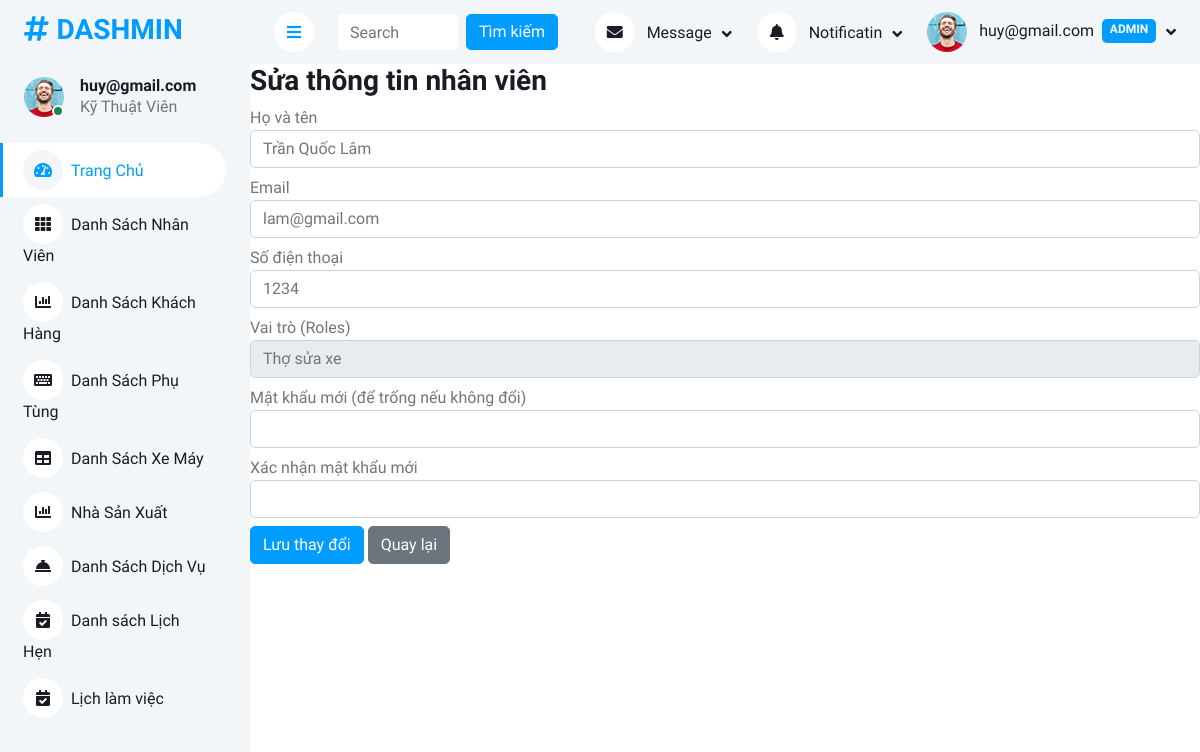
Screenshot of /Admin/NVmanagement.php?action=edit&id=16 (signed in) with the database file from the repository.
### tables this page shows
CREATE TABLE `nhanvien` (
  `MaNV` int(11) NOT NULL,
  `TenNV` varchar(100) DEFAULT NULL,
  `MatKhau` varchar(100) DEFAULT NULL,
  `Email` varchar(45) DEFAULT NULL,
  `SDT` varchar(20) DEFAULT NULL,
  `Roles` varchar(25) NOT NULL
);

### Admin/controllers/StaffController.php (called while the page is built, shortened)
<?php
require_once __DIR__ . '/../models/StaffModel.php';
class StaffController {
    private $model;
    public function __construct() {
        $db = connectDB();
        $this->model = new StaffModel($db);
    }
    public function edit() {
        $id = $_GET['id'] ?? '';
        $data = $this->model->getById($id);
        include __DIR__ . '/../views/nhanvien/edit.php';
    }
}
?>

### Admin/models/StaffModel.php (called while the page is built, shortened)
<?php
class StaffModel {
    private $db;
    public function __construct($db) {
        $this->db = $db;
    }
    public function getById($id) {
        $stmt = $this->db->prepare("SELECT * FROM nhanvien WHERE MaNV = ?");
        $stmt->execute([$id]);
        return $stmt->fetch(PDO::FETCH_ASSOC);
    }
}
?>

### Admin/views/nhanvien/edit.php (the view, shortened to what this page needs)
<h3>Sửa thông tin nhân viên</h3>
<form method="post">
    <div class="form-group mb-2">
        <label for="tennv">Họ và tên</label>
        <input type="text" name="tennv" id="tennv" class="form-control" value="<?= htmlspecialchars($data['TenNV'] ?? '') ?>">
    </div>
    <div class="form-group mb-2">
        <label for="email">Email</label>
        <input type="email" name="email" id="email" class="form-control" value="<?= htmlspecialchars($data['Email'] ?? '') ?>">
    </div>
    <div class="form-group mb-2">
        <label for="sdt">Số điện thoại</label>
        <input type="text" name="sdt" id="sdt" class="form-control" value="<?= htmlspecialchars($data['SDT'] ?? '') ?>">
    </div>
    <div class="form-group mb-2">
        <label for="roles">Vai trò (Roles)</label>
        <select name="roles" id="roles" class="form-control" required>
            <option value="Thợ sửa xe" <?= (isset($data['Roles']) && $data['Roles'] == 'Thợ sửa xe') ? 'selected' : '' ?>>Thợ sửa xe</option>
        </select>
    </div>
    <div class="form-group mb-2">
        <label for="password">Mật khẩu mới (để trống nếu không đổi)</label>
        <input type="password" name="password" id="password" class="form-control">
    </div>
    <div class="form-group mb-2">
        <label for="confirm">Xác nhận mật khẩu mới</label>
        <input type="password" name="confirm" id="confirm" class="form-control">
    </div>
    <button type="submit" class="btn btn-primary">Lưu thay đổi</button>
    <a href="?action=list" class="btn btn-secondary">Quay lại</a>
</form>

### Admin/css/style.css (style rules this page uses)
:root { --primary: #009CFF; --light: #F3F6F9; --dark: #191C24; }
.btn { transition: .5s; }
.btn.btn-primary { color: #FFFFFF; }

### rows the page displays
nhanvien: tennv "Trần Quốc Lâm", email "lam@gmail.com", sdt "1234", roles "Thợ sửa xe"

### other values shown
$displayName "huy@gmail.com"
$roleLabel "Kỹ Thuật Viên"
